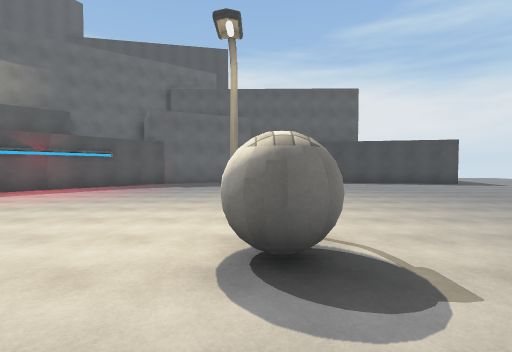
[1] (above)

20 first-person views from a walk through a Unity game level. The camera is 1.5 m above the floor, tilts 2° down and sees 85° across. The floor is counted in squares, 2 m on a side. Each view is taken from the middle of a square. On the plan, view 1 faces up. The plan holds only what a view shows up to about 10 squares ahead; the rest is blank. The place goes on beyond the plan. Surface patterns are stand-ins for the level's own textures.

[2]
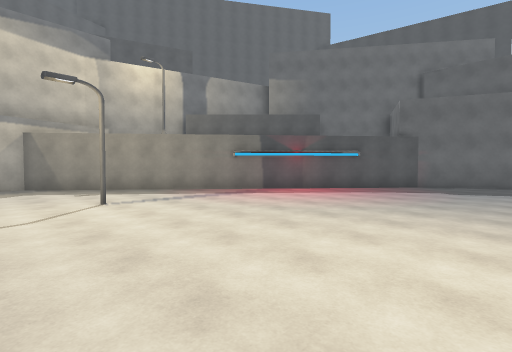

[3]
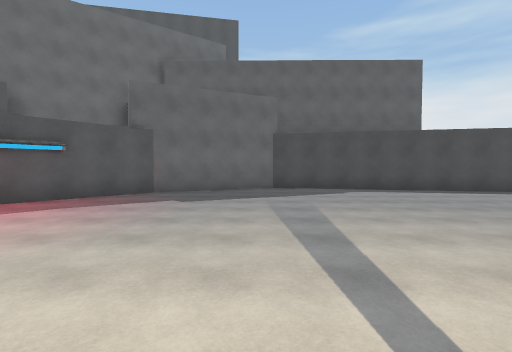

[4]
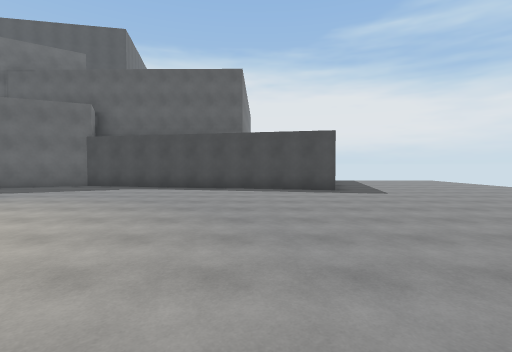

[5]
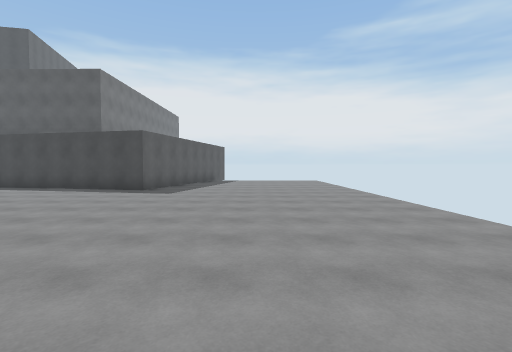

[6]
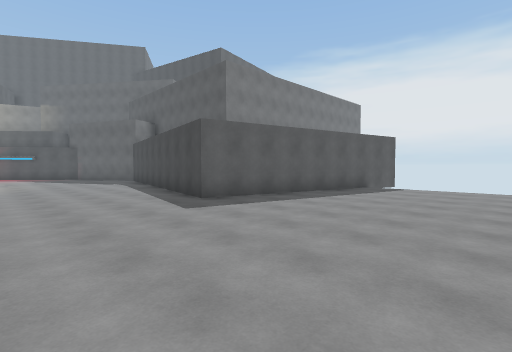

[7]
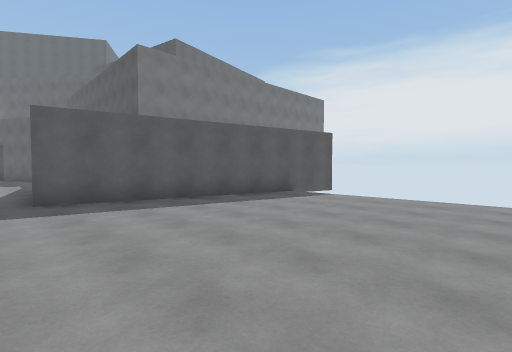

[8]
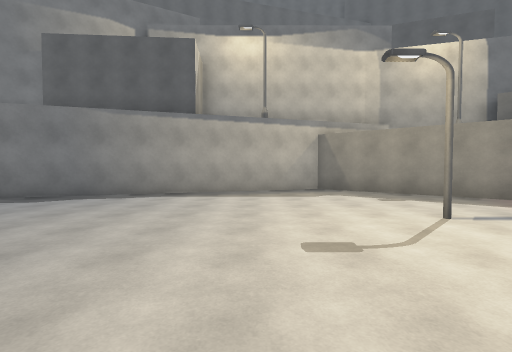

[9]
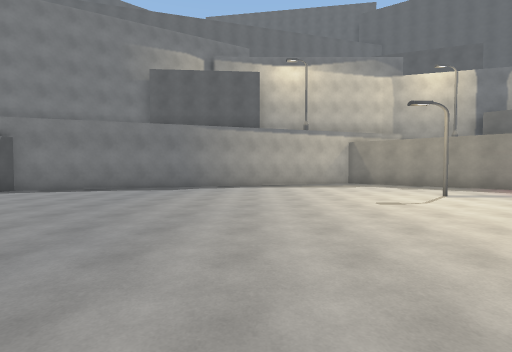

[10]
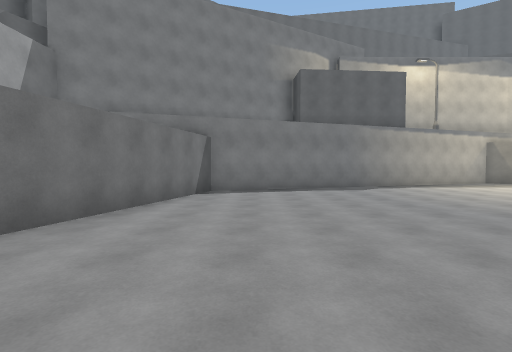

[11]
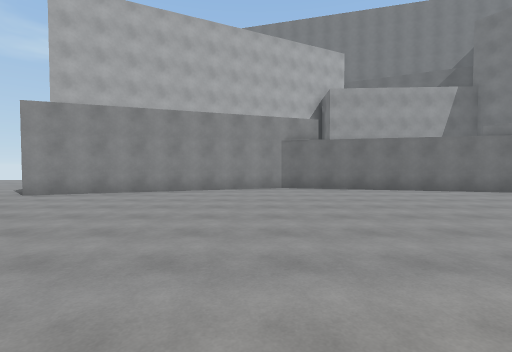

[12]
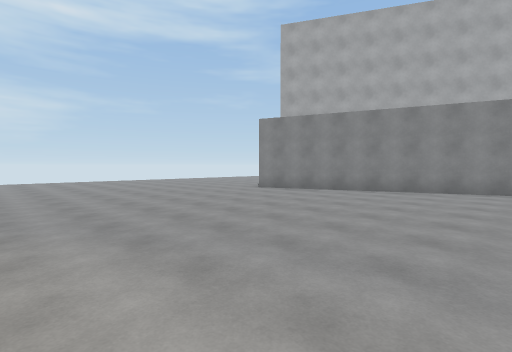

[13]
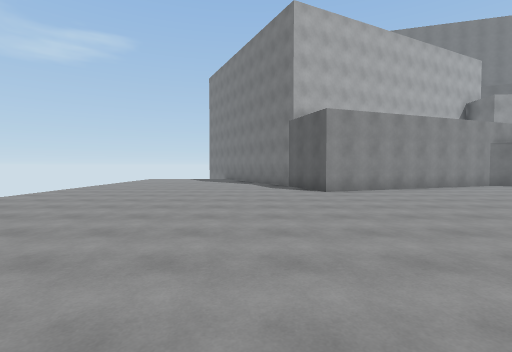

[14]
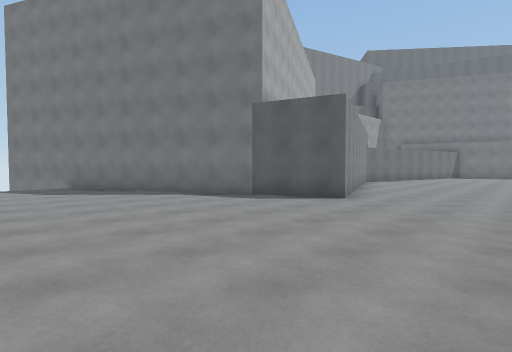

[15]
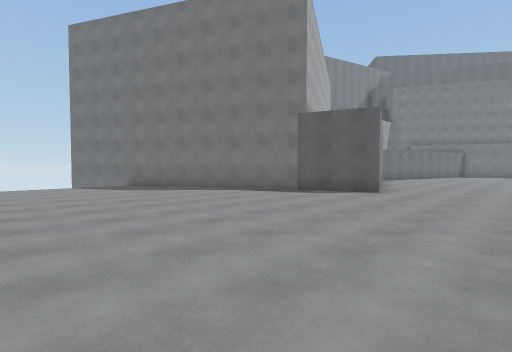

[16]
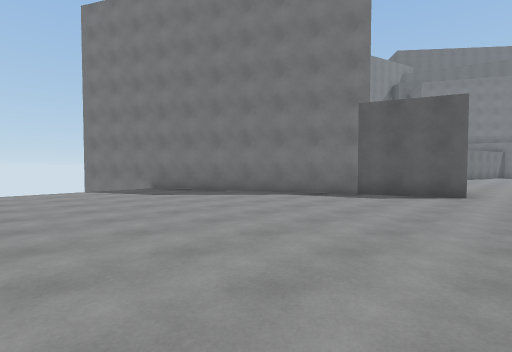

[17]
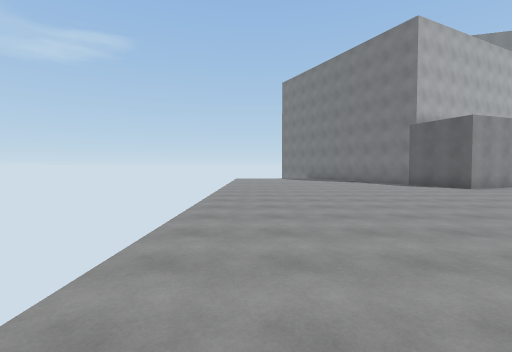

[18]
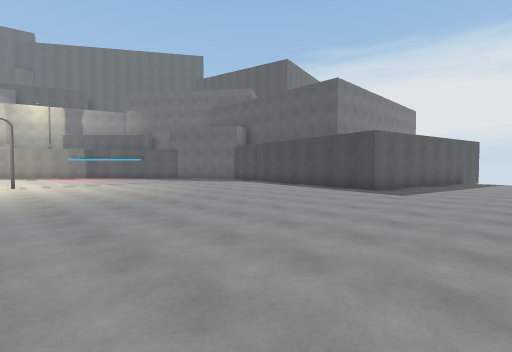

[19]
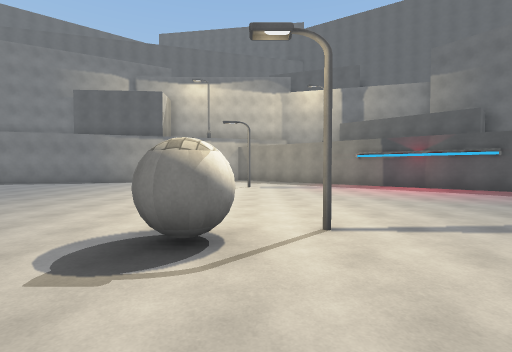

[20]
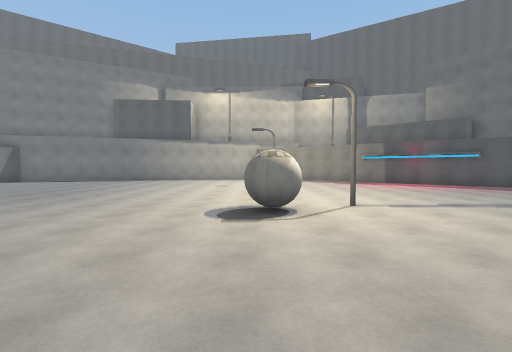

### Floor plan
Points are (right, up) in squares from view 1. A wall is a line through its corners. A room is listed if a view was taken in it or the views show most of it. See-through windows are left out.
Room 1 (views 1, 2, 3, 4, 5, 6, 7, 8, 9, 10, 11, 12, 13, 14, 15, 16, 17, 18, 19, 20)
walls: (9.9, 18.5) (8.5, 11.7) (-0.4, 13.6) (-3.9, 12) (-12.2, 2) (-8.5, -9.4) (0.1, -11.6) (7, -9.1) (7.8, -11.4) (11.4, -18.6)
objects: other object (0, 2)

Positions as (right, up) in squares from view 1, and headings:
1: (0, 0), facing up
2: (-1, 1), facing up-left
3: (-1, 4), facing up
4: (6, 3), facing up
5: (12, 3), facing up
6: (14, 8), facing up-left
7: (15, 11), facing up-left
8: (-3, 0), facing left
9: (0, -2), facing left
10: (0, -8), facing left
11: (1, -2), facing down
12: (0, -2), facing down-right
13: (9, -1), facing down
14: (13, -6), facing down-left
15: (15, -6), facing down-left
16: (15, -8), facing down-left
17: (14, 0), facing down
18: (12, 3), facing up-left
19: (3, 3), facing left
20: (5, 2), facing left
